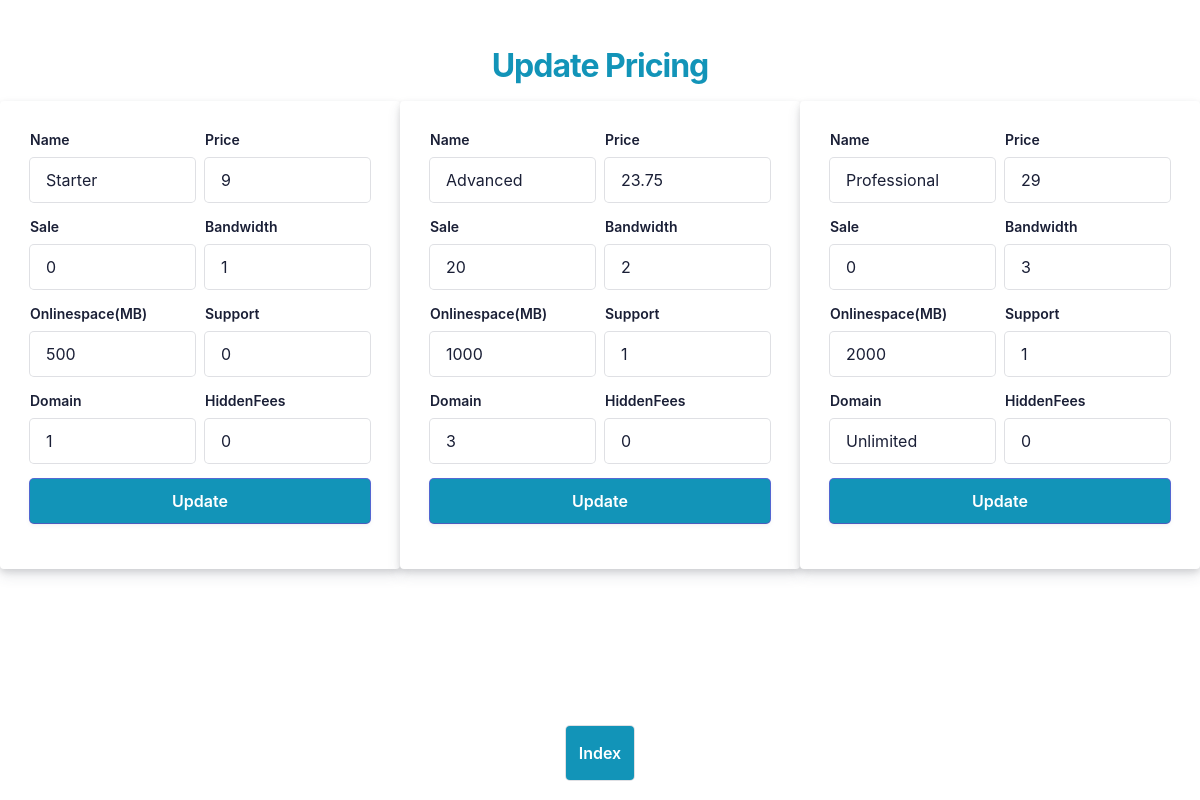
Page /src/admin.php on the earlier database version.
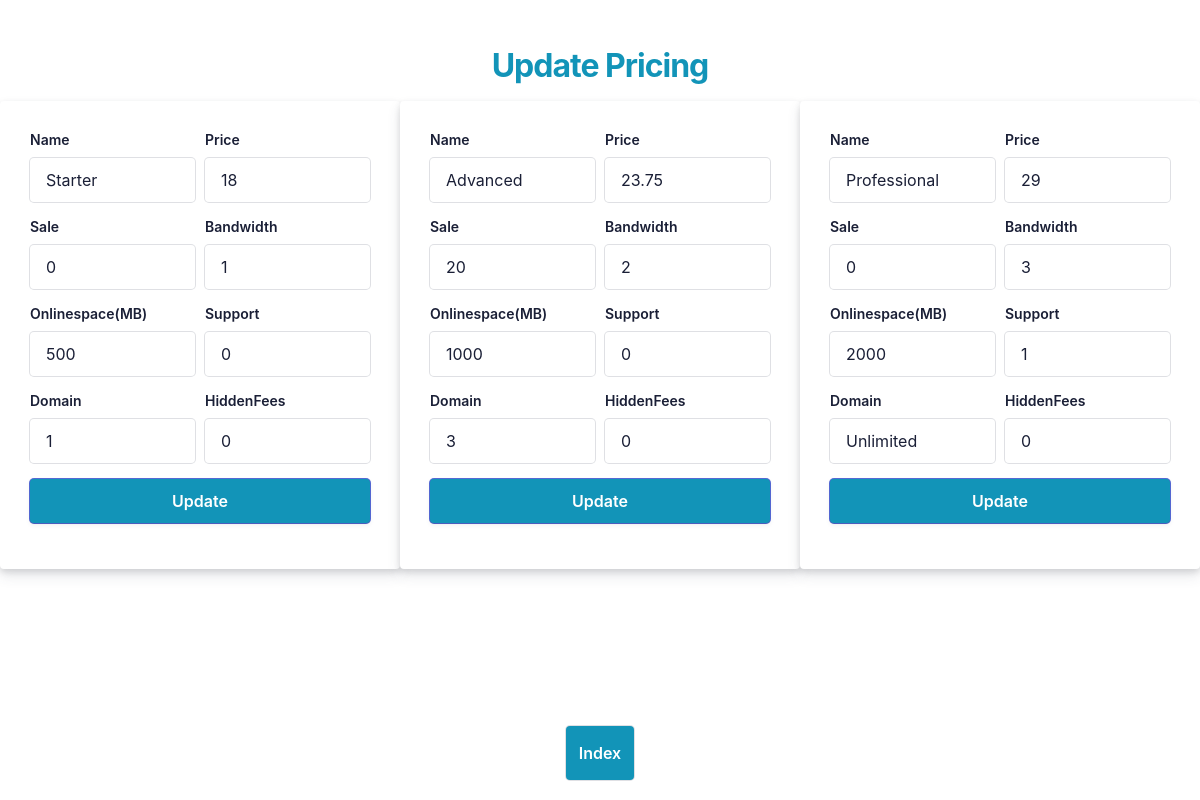
Same page on the later database version.
### tables this page shows
CREATE TABLE IF NOT EXISTS `pricing` (
  `id` int(11) NOT NULL AUTO_INCREMENT,
  `Name` varchar(50) NOT NULL DEFAULT 'Name',
  `Price` float NOT NULL DEFAULT '0',
  `Sale` int(11) NOT NULL DEFAULT '0',
  `Bandwidth` int(11) NOT NULL DEFAULT '0',
  `Onlinespace` int(11) NOT NULL DEFAULT '0',
  `Support` tinyint(4) NOT NULL DEFAULT '0',
  `HiddenFees` tinyint(4) NOT NULL DEFAULT '0',
  `Domain` varchar(50) NOT NULL DEFAULT 'Unlimited',
  `Orders` int(11) DEFAULT '0',
  PRIMARY KEY (`id`)
);

### src/db-functions.php (called while the page is built, shortened)
<?php
function connexion()
{
    try {
        $db = new PDO(
            'mysql:host=127.0.0.55;port=3306;dbname=landingPage',
            'root',
            '',
            [
                \PDO::ATTR_ERRMODE            => \PDO::ERRMODE_EXCEPTION,
                \PDO::ATTR_DEFAULT_FETCH_MODE => \PDO::FETCH_ASSOC,
                \PDO::MYSQL_ATTR_INIT_COMMAND => 'SET NAMES utf8'
            ]
        );
    } catch (PDOException $e) {
        print "Erreur !: " . $e->getMessage() . "<br/>";
        die();
    }
    return $db;
}
function findAll()
{
    $db = connexion();
    $sql = "SELECT *
            FROM
                pricing
                LIMIT 3";
    $stmt = $db->prepare($sql);
    $stmt->execute();
    $products = $stmt->fetchAll();
    return $products;
}

### src/admin.php (the view, shortened to what the changed rows need)
<html>
<head>
    <link rel="stylesheet" href="https://cdnjs.cloudflare.com/ajax/libs/font-awesome/6.2.0/css/all.min.css" />
    <link rel="stylesheet" href="../css/style.css">
    <link rel="stylesheet" href="../css/admin.css">
</head>
<body>
    <div>
        <div style="min-height: 100vh;flex-grow: 1;">
            <?php
            require_once("db-functions.php");
            $pricings = findAll();
            ?>
            <div class="box-root padding-top--24 flex-flex flex-direction--column" style="flex-grow: 1; z-index: 9;">
                <div class="box-root padding-top--48 padding-bottom--24 flex-flex flex-justifyContent--center">
                    <h1 style="color: var(--mainColor)">Update Pricing</h1>
                </div>
                <div class="formbg-outer" style="display:flex">
                    <?php
                    foreach ($pricings as $indexPricing => $pricing) {
                        echo '<div class="formbg">',
                        '<div class="formbg-inner padding-horizontal--48">',
                        '<form class="stripe-login" action="functions.php?action=update&id=' . $pricing['id'] . '" method="POST">';
                    ?>
                        <div class="line">
                            <div class="field padding-bottom--24">
                                <label for="Name">Name</label>
                                <input type="text" id="Name" name="Name" value="<?= $pricing["Name"] ?>">
                            </div>
                            <div class="field padding-bottom--24">
                                <label for="Price">Price </label>
                                <input type="number" step="0.01" id="Price" name="Price" value="<?= $pricing["Price"] ?>">
                            </div>
                        </div>
                        <div class="line">
                            <div class="field padding-bottom--24">
                                <label for="Sale">Sale</label>
                                <input type="number" id="Sale" name="Sale" value="<?= $pricing["Sale"] ?>">
                            </div>
                            <div class="field padding-bottom--24">
                                <label for="Bandwidth">Bandwidth</label>
                                <input type="number" id="Bandwidth" name="Bandwidth" value="<?= $pricing["Bandwidth"] ?>">
                            </div>
                        </div>
                        <div class="line">
                            <div class="field padding-bottom--24">
                                <label for="Onlinespace">Onlinespace(MB)</label>
                                <input type="number" id="Onlinespace" name="Onlinespace" value="<?= $pricing["Onlinespace"] ?>">
                            </div>
                            <div class="field padding-bottom--24">
                                <label for="Support">Support</label>
                                <input type="number" id="Support" name="Support" value="<?= $pricing["Support"] ?>" min="0" max="1">
                            </div>
                        </div>
                        <div class="line">
                            <div class="field padding-bottom--24">
                                <label for="Domain">Domain </label>
                                <input type="text" id="Domain" name="Domain" value="<?= $pricing["Domain"] ?>">
                            </div>
                            <div class="field padding-bottom--24">
                                <label for="HiddenFees">HiddenFees</label>
                                <input type="number" id="HiddenFees" name="HiddenFees" min="0" max="1" value="<?= $pricing["HiddenFees"] ?>">
                            </div>
                        </div>
                    <?php
                        echo '<div class="field padding-bottom--24">
                        <input type="submit" name="submit" value="Update">
                    </div>', '</form>',
                        '</div>',
                        '</div>';
                    }
                    ?>
                </div>
            </div>
        </div>
    </div>
</body>
</html>

Differences in the rows shown:
changed pricing "Starter": Price "9" → "18"
changed pricing "Advanced": Support "1" → "0"
